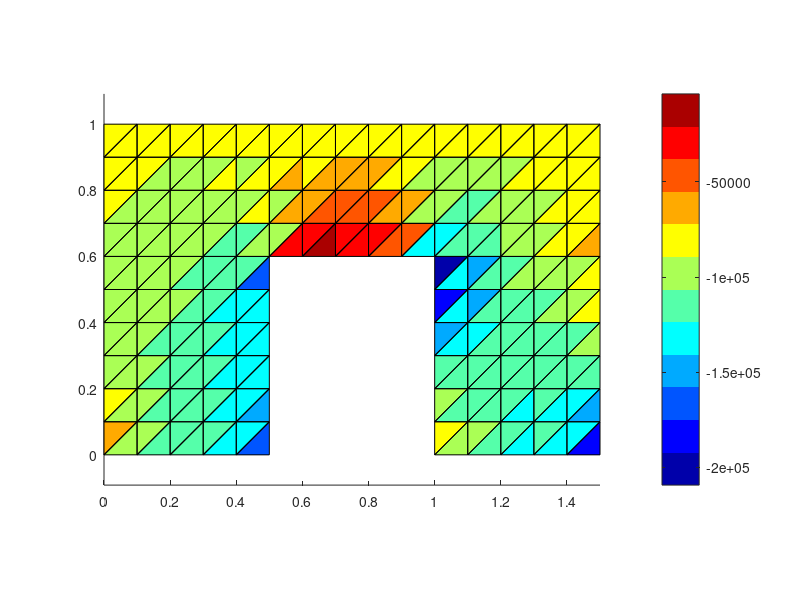

MATLAB code to generate this figure:
% Uklid:
clc ; clear ; close all;

% Dimenze ulohu (2 stupne volnosti:u,v, 3 uzly na prvku):
ndof=2   
puzlu=3   

% ZADANI - material:
E=20e9
nu=0.2
t=0.15

% ZADANI - geometrie:
uzly=[
0.000000e+00 0.000000e+00
1.000000e-01 0.000000e+00
1.000000e-01 1.000000e-01
0.000000e+00 1.000000e-01
2.000000e-01 0.000000e+00
2.000000e-01 1.000000e-01
3.000000e-01 0.000000e+00
3.000000e-01 1.000000e-01
4.000000e-01 0.000000e+00
4.000000e-01 1.000000e-01
5.000000e-01 0.000000e+00
5.000000e-01 1.000000e-01
1.000000e-01 2.000000e-01
0.000000e+00 2.000000e-01
2.000000e-01 2.000000e-01
3.000000e-01 2.000000e-01
4.000000e-01 2.000000e-01
5.000000e-01 2.000000e-01
1.000000e-01 3.000000e-01
0.000000e+00 3.000000e-01
2.000000e-01 3.000000e-01
3.000000e-01 3.000000e-01
4.000000e-01 3.000000e-01
5.000000e-01 3.000000e-01
1.000000e-01 4.000000e-01
0.000000e+00 4.000000e-01
2.000000e-01 4.000000e-01
3.000000e-01 4.000000e-01
4.000000e-01 4.000000e-01
5.000000e-01 4.000000e-01
1.000000e-01 5.000000e-01
0.000000e+00 5.000000e-01
2.000000e-01 5.000000e-01
3.000000e-01 5.000000e-01
4.000000e-01 5.000000e-01
5.000000e-01 5.000000e-01
1.000000e-01 6.000000e-01
0.000000e+00 6.000000e-01
2.000000e-01 6.000000e-01
3.000000e-01 6.000000e-01
4.000000e-01 6.000000e-01
5.000000e-01 6.000000e-01
1.000000e-01 7.000000e-01
0.000000e+00 7.000000e-01
2.000000e-01 7.000000e-01
3.000000e-01 7.000000e-01
4.000000e-01 7.000000e-01
5.000000e-01 7.000000e-01
1.000000e-01 8.000000e-01
0.000000e+00 8.000000e-01
2.000000e-01 8.000000e-01
3.000000e-01 8.000000e-01
4.000000e-01 8.000000e-01
5.000000e-01 8.000000e-01
1.000000e-01 9.000000e-01
0.000000e+00 9.000000e-01
2.000000e-01 9.000000e-01
3.000000e-01 9.000000e-01
4.000000e-01 9.000000e-01
5.000000e-01 9.000000e-01
1.000000e-01 1.000000e+00
0.000000e+00 1.000000e+00
2.000000e-01 1.000000e+00
3.000000e-01 1.000000e+00
4.000000e-01 1.000000e+00
5.000000e-01 1.000000e+00
1.000000e+00 0.000000e+00
1.100000e+00 0.000000e+00
1.100000e+00 1.000000e-01
1.000000e+00 1.000000e-01
1.200000e+00 0.000000e+00
1.200000e+00 1.000000e-01
1.300000e+00 0.000000e+00
1.300000e+00 1.000000e-01
1.400000e+00 0.000000e+00
1.400000e+00 1.000000e-01
1.500000e+00 0.000000e+00
1.500000e+00 1.000000e-01
1.100000e+00 2.000000e-01
1.000000e+00 2.000000e-01
1.200000e+00 2.000000e-01
1.300000e+00 2.000000e-01
1.400000e+00 2.000000e-01
1.500000e+00 2.000000e-01
1.100000e+00 3.000000e-01
1.000000e+00 3.000000e-01
1.200000e+00 3.000000e-01
1.300000e+00 3.000000e-01
1.400000e+00 3.000000e-01
1.500000e+00 3.000000e-01
1.100000e+00 4.000000e-01
1.000000e+00 4.000000e-01
1.200000e+00 4.000000e-01
1.300000e+00 4.000000e-01
1.400000e+00 4.000000e-01
1.500000e+00 4.000000e-01
1.100000e+00 5.000000e-01
1.000000e+00 5.000000e-01
1.200000e+00 5.000000e-01
1.300000e+00 5.000000e-01
1.400000e+00 5.000000e-01
1.500000e+00 5.000000e-01
1.100000e+00 6.000000e-01
1.000000e+00 6.000000e-01
1.200000e+00 6.000000e-01
1.300000e+00 6.000000e-01
1.400000e+00 6.000000e-01
1.500000e+00 6.000000e-01
1.100000e+00 7.000000e-01
1.000000e+00 7.000000e-01
1.200000e+00 7.000000e-01
1.300000e+00 7.000000e-01
1.400000e+00 7.000000e-01
1.500000e+00 7.000000e-01
1.100000e+00 8.000000e-01
1.000000e+00 8.000000e-01
1.200000e+00 8.000000e-01
1.300000e+00 8.000000e-01
1.400000e+00 8.000000e-01
1.500000e+00 8.000000e-01
1.100000e+00 9.000000e-01
1.000000e+00 9.000000e-01
1.200000e+00 9.000000e-01
1.300000e+00 9.000000e-01
1.400000e+00 9.000000e-01
1.500000e+00 9.000000e-01
1.100000e+00 1.000000e+00
1.000000e+00 1.000000e+00
1.200000e+00 1.000000e+00
1.300000e+00 1.000000e+00
1.400000e+00 1.000000e+00
1.500000e+00 1.000000e+00
6.000000e-01 6.000000e-01
6.000000e-01 7.000000e-01
7.000000e-01 6.000000e-01
7.000000e-01 7.000000e-01
8.000000e-01 6.000000e-01
8.000000e-01 7.000000e-01
9.000000e-01 6.000000e-01
9.000000e-01 7.000000e-01
6.000000e-01 8.000000e-01
7.000000e-01 8.000000e-01
8.000000e-01 8.000000e-01
9.000000e-01 8.000000e-01
6.000000e-01 9.000000e-01
7.000000e-01 9.000000e-01
8.000000e-01 9.000000e-01
9.000000e-01 9.000000e-01
6.000000e-01 1.000000e+00
7.000000e-01 1.000000e+00
8.000000e-01 1.000000e+00
9.000000e-01 1.000000e+00 ]


prvky=[
       1            2            3
       1            3            4
       2            5            6
       2            6            3
       5            7            8
       5            8            6
       7            9           10
       7           10            8
       9           11           12
       9           12           10
       4            3           13
       4           13           14
       3            6           15
       3           15           13
       6            8           16
       6           16           15
       8           10           17
       8           17           16
      10           12           18
      10           18           17
      14           13           19
      14           19           20
      13           15           21
      13           21           19
      15           16           22
      15           22           21
      16           17           23
      16           23           22
      17           18           24
      17           24           23
      20           19           25
      20           25           26
      19           21           27
      19           27           25
      21           22           28
      21           28           27
      22           23           29
      22           29           28
      23           24           30
      23           30           29
      26           25           31
      26           31           32
      25           27           33
      25           33           31
      27           28           34
      27           34           33
      28           29           35
      28           35           34
      29           30           36
      29           36           35
      32           31           37
      32           37           38
      31           33           39
      31           39           37
      33           34           40
      33           40           39
      34           35           41
      34           41           40
      35           36           42
      35           42           41
      38           37           43
      38           43           44
      37           39           45
      37           45           43
      39           40           46
      39           46           45
      40           41           47
      40           47           46
      41           42           48
      41           48           47
      44           43           49
      44           49           50
      43           45           51
      43           51           49
      45           46           52
      45           52           51
      46           47           53
      46           53           52
      47           48           54
      47           54           53
      50           49           55
      50           55           56
      49           51           57
      49           57           55
      51           52           58
      51           58           57
      52           53           59
      52           59           58
      53           54           60
      53           60           59
      56           55           61
      56           61           62
      55           57           63
      55           63           61
      57           58           64
      57           64           63
      58           59           65
      58           65           64
      59           60           66
      59           66           65
      67           68           69
      67           69           70
      68           71           72
      68           72           69
      71           73           74
      71           74           72
      73           75           76
      73           76           74
      75           77           78
      75           78           76
      70           69           79
      70           79           80
      69           72           81
      69           81           79
      72           74           82
      72           82           81
      74           76           83
      74           83           82
      76           78           84
      76           84           83
      80           79           85
      80           85           86
      79           81           87
      79           87           85
      81           82           88
      81           88           87
      82           83           89
      82           89           88
      83           84           90
      83           90           89
      86           85           91
      86           91           92
      85           87           93
      85           93           91
      87           88           94
      87           94           93
      88           89           95
      88           95           94
      89           90           96
      89           96           95
      92           91           97
      92           97           98
      91           93           99
      91           99           97
      93           94          100
      93          100           99
      94           95          101
      94          101          100
      95           96          102
      95          102          101
      98           97          103
      98          103          104
      97           99          105
      97          105          103
      99          100          106
      99          106          105
     100          101          107
     100          107          106
     101          102          108
     101          108          107
     104          103          109
     104          109          110
     103          105          111
     103          111          109
     105          106          112
     105          112          111
     106          107          113
     106          113          112
     107          108          114
     107          114          113
     110          109          115
     110          115          116
     109          111          117
     109          117          115
     111          112          118
     111          118          117
     112          113          119
     112          119          118
     113          114          120
     113          120          119
     116          115          121
     116          121          122
     115          117          123
     115          123          121
     117          118          124
     117          124          123
     118          119          125
     118          125          124
     119          120          126
     119          126          125
     122          121          127
     122          127          128
     121          123          129
     121          129          127
     123          124          130
     123          130          129
     124          125          131
     124          131          130
     125          126          132
     125          132          131
      42          133          134
      42          134           48
     133          135          136
     133          136          134
     135          137          138
     135          138          136
     137          139          140
     137          140          138
     139          104          110
     139          110          140
      48          134          141
      48          141           54
     134          136          142
     134          142          141
     136          138          143
     136          143          142
     138          140          144
     138          144          143
     140          110          116
     140          116          144
      54          141          145
      54          145           60
     141          142          146
     141          146          145
     142          143          147
     142          147          146
     143          144          148
     143          148          147
     144          116          122
     144          122          148
      60          145          149
      60          149           66
     145          146          150
     145          150          149
     146          147          151
     146          151          150
     147          148          152
     147          152          151
     148          122          128
     148          128          152
]

podpory=[
       1           1 0.000000e+00 
       2           1 0.000000e+00 
       5           1 0.000000e+00 
       7           1 0.000000e+00 
       9           1 0.000000e+00 
      11           1 0.000000e+00 
      67           1 0.000000e+00 
      68           1 0.000000e+00 
      71           1 0.000000e+00 
      73           1 0.000000e+00 
      75           1 0.000000e+00 
      77           1 0.000000e+00 
       1           2 0.000000e+00 
       2           2 0.000000e+00 
       5           2 0.000000e+00 
       7           2 0.000000e+00 
       9           2 0.000000e+00 
      11           2 0.000000e+00 
      67           2 0.000000e+00 
      68           2 0.000000e+00 
      71           2 0.000000e+00 
      73           2 0.000000e+00 
      75           2 0.000000e+00 
      77           2 0.000000e+00
      ]

sily=[
    66           2 -1.000000e+03 
   127           2 -1.000000e+03 
   128           2 -1.000000e+03 
   129           2 -1.000000e+03 
   130           2 -1.000000e+03 
   131           2 -1.000000e+03 
   149           2 -1.000000e+03 
   150           2 -1.000000e+03 
   151           2 -1.000000e+03 
   152           2 -1.000000e+03 
    61           2 -1.000000e+03 
    63           2 -1.000000e+03 
    64           2 -1.000000e+03 
    65           2 -1.000000e+03 
    62           2 -5.000000e+02 
   132           2 -5.000000e+02 
     4           1 5.000000e+02  
    14           1 5.000000e+02  
    20           1 5.000000e+02  
    26           1 5.000000e+02  
    32           1 5.000000e+02  
    38           1 5.000000e+02
    ]


% Velikost poli:
nuzlu  = size(uzly,1)
nprvku = size(prvky,1)
npodpor= size(podpory,1)
nsil   = size(sily,1)

% VYPOCET: --------------------------------

% Vypocet kodovych cisel:
kcis=zeros(nprvku,ndof*puzlu);
for i=1:nprvku
  for j=1:puzlu
    for k=1:ndof
      kcis(i, ((j-1)*ndof+k))=(prvky(i,j)-1)*ndof+k ;
    end
  end
end

% Vypis kodovych cisel
kcis

% Nulovani matic a vektoru:
velikost = nuzlu*ndof;
K = zeros(velikost);
u = zeros(velikost,1);
F = zeros(velikost,1);
x = zeros(puzlu,1);
y = zeros(puzlu,1);

% Sestaveni a lokalizace matic tuhosti:
for i=1:nprvku
	for j=1:puzlu
	  x(j) = uzly(prvky(i,j),1);
	  y(j) = uzly(prvky(i,j),2);
  end

	% Plocha prvku
	A = 0.5*(x(1)*y(2)-x(2)*y(1)+x(2)*y(3)-x(3)*y(2)+x(3)*y(1)-x(1)*y(3) );

  % kvuli kresleni:
  souradnice(:,:,i)=[x(1) y(1);x(2) y(2); x(3) y(3); x(1) y(1)];

	% Matice tuhosti:
  B=[1 0 0 0 0 0 ; 
	   0 0 0 0 1 0 ;
		 0 1 0 1 0 0 ];
  D= E/(1-nu^2) * [
	     1 nu 0 ;
			 nu 1 0 ;
			 0 0 0.5*(1-nu) ];
	S=[ x(1) y(1) 1 0 0 0 ;
	    0 0 0 x(1) y(1) 1 ;
      x(2) y(2) 1 0 0 0 ;
	    0 0 0 x(2) y(2) 1 ;
      x(3) y(3) 1 0 0 0 ;
	    0 0 0 x(3) y(3) 1 ];
  Si=inv(S);

  Ke=A*t*Si'*B'*D*B*Si;
  
	% Samotna lokalizace:
  for j=1:(puzlu*ndof)
    for k=1:(puzlu*ndof)
      K(kcis(i,j),kcis(i,k)) = K(kcis(i,j),kcis(i,k))+Ke(j,k);
    end
  end
end

% Zatizeni:
for i=1:nsil
	iuz=sily(i,1);
	ismer=sily(i,2);
	pos = (ndof*(iuz-1))+ismer;
  F(pos) = F(pos)+sily(i,3);
end

% Podpory:
for i=1:npodpor
	iuz=podpory(i,1);
	ismer=podpory(i,2);
	pos = (ndof*(iuz-1))+ismer;
  u(pos) = u(pos)+podpory(i,3);
	for j=1:velikost
    K(pos,j) = 0.0 ;
    K(j,pos) = 0.0 ;
  end
	K(pos,pos) = 1.0 ;
end

% RESENI soustavy rovnic:
u=K\F

% kvuli grafice: nasobitel deformaci:
gmult=0.01*max(x)/max(u);

maplen = 12 ; % grafika
colormap(jet(maplen)); % grafika

% Vypocet vysledku na prutech:
for i=1:nprvku
	ue  = zeros(puzlu*ndof,1);

	% Ziskani lokalnich vektoru deformaci:
	for j=1:(puzlu*ndof)
		ue(j) = u(kcis(i,j));
    end
    
  % Deformovany tvar pro kresleni:
  for j=1:puzlu
	  x(j) = uzly(prvky(i,j),1);
	  y(j) = uzly(prvky(i,j),2);
      
      xi(i,j)= uzly(prvky(i,j),1); % grafika
      yi(i,j)= uzly(prvky(i,j),2); % grafika
  end
  
  % kvuli kresleni:
  ud=ue*gmult
  souradnicedef(:,:,i)=[x(1)+ud(1) y(1)+ud(2);x(2)+ud(3) y(2)+ud(4); x(3)+ud(5) y(3)+ud(6); x(1)+ud(1) y(1)+ud(2)];

  
    
	% Vypocet pomernych deformaci a napeti:

	% Matice tuhosti:
  B=[1 0 0 0 0 0 ; 
	   0 0 0 0 1 0 ;
		 0 1 0 1 0 0 ];
  D= E/(1-nu^2) * [
	     1 nu 0 ;
			 nu 1 0 ;
			 0 0 0.5*(1-nu) ];
	S=[ x(1) y(1) 1 0 0 0 ;
	    0 0 0 x(1) y(1) 1 ;
      x(2) y(2) 1 0 0 0 ;
	    0 0 0 x(2) y(2) 1 ;
      x(3) y(3) 1 0 0 0 ;
	    0 0 0 x(3) y(3) 1 ];
  Si=inv(S);

	epsilon=B*Si*ue 
	sigma= D*epsilon
    c(i)= sigma(2); % grafika
end

% Kresleni:

%subplot(1,2,1)
%hold on
%for i=1:nprvku
%  plot(souradnice(:,1,i),souradnice(:,2,i),'-r')
%end
%axis equal
%hold off

%subplot(1,2,2)
%hold on
%for i=1:nprvku
%  plot(souradnice(:,1,i),souradnice(:,2,i),'--b')
%end

%for i=1:nprvku
%  plot(souradnicedef(:,1,i),souradnicedef(:,2,i),'-r')
%  %H(i)=area(souradnice(:,1,i),souradnice(:,2,i))
%end
%axis equal
%hold off

axis equal % grafika - plochy
cmi = min(c);
cma = max(c);
c = (((c-cmi)/ ((cma-cmi)))*maplen);
caxis([cmi cma]);
colorbar;
p = patch(xi',yi','b');
set(p,'cdatamapping','direct','facecolor','flat','cdata',c);